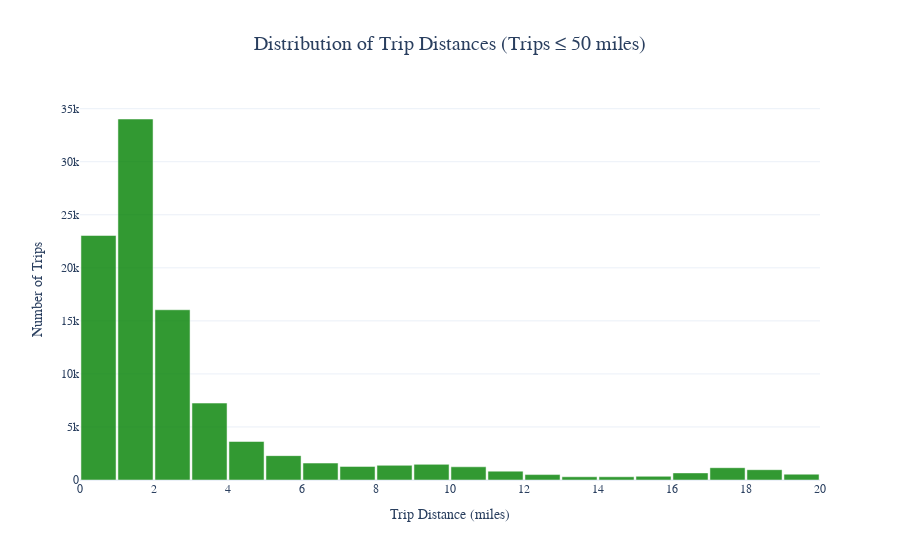

Notebook code cell kept with this figure:
### Code cell
# Create histogram for trip distance distribution
fig3 = px.histogram(
    df_filtered,
    x="trip_distance",
    nbins=50,
    title="Distribution of Trip Distances",
    labels={"trip_distance": "Trip Distance (miles)", "count": "Number of Trips"},
    template="plotly_white",
    color_discrete_sequence=["green"],
    opacity=0.8,
    hover_data={"trip_distance": True}
)

# Histogram formatting
fig3.update_traces(marker_line_width=0.5, marker_line_color="white", hovertemplate='Trip Distance: %{x}<br>Count: %{y}<extra></extra>')

fig3.update_layout(
    title=dict(text="Distribution of Trip Distances (Trips ≤ 50 miles)", x=0.5, font=dict(size=20)),
    xaxis=dict(range=[0, 20], title="Trip Distance (miles)", tick0=0, dtick=2),
    yaxis=dict(title="Number of Trips", showgrid=True),
    font=dict(family="Arial", size=12),
    bargap=0.05
)
fig3.show()

### Figure 1 — Plotly figure (JSON) as saved in the notebook; plotly's stock layout.template omitted (floating-point values rounded to 4 significant figures; data arrays with more than 128 entries replaced by an {"elided": "..."} marker saying what was removed)
{"data": [{"alignmentgroup": "True", "bingroup": "x", "hovertemplate": "Trip Distance: %{x}<br>Count: %{y}<extra></extra>", "legendgroup": "", "marker": {"color": "green", "line": {"color": "white", "width": 0.5}, "opacity": 0.8, "pattern": {"shape": ""}}, "name": "", "nbinsx": 50, "offsetgroup": "", "orientation": "v", "showlegend": false, "type": "histogram", "x": {"elided": "99965 float values"}, "xaxis": "x", "yaxis": "y"}], "layout": {"bargap": 0.05, "barmode": "relative", "font": {"family": "Arial", "size": 12}, "legend": {"tracegroupgap": 0}, "title": {"font": {"size": 20}, "text": "Distribution of Trip Distances (Trips ≤ 50 miles)", "x": 0.5}, "xaxis": {"anchor": "y", "domain": [0, 1], "dtick": 2, "range": [0, 20], "tick0": 0, "title": {"text": "Trip Distance (miles)"}}, "yaxis": {"anchor": "x", "domain": [0, 1], "showgrid": true, "title": {"text": "Number of Trips"}}}}
